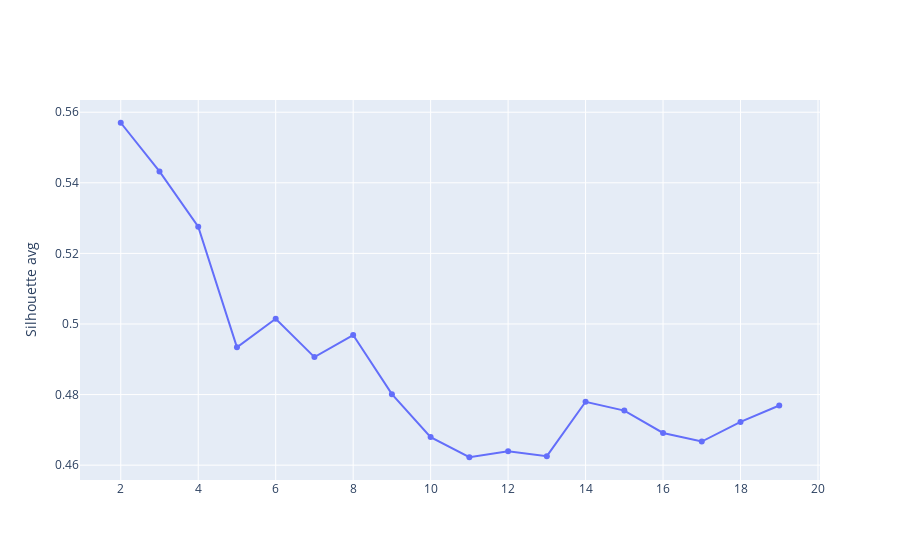

Source (notebook cell):
### Code cell
silhouette(rfm_escalado)

### Figure 1 — Plotly figure (JSON) as saved in the notebook; plotly's stock layout.template omitted (floating-point values rounded to 4 significant figures)
{"data": [{"mode": "lines+markers", "name": "lines+markers", "type": "scatter", "x": [2, 3, 4, 5, 6, 7, 8, 9, 10, 11, 12, 13, 14, 15, 16, 17, 18, 19], "y": [0.557, 0.5432, 0.5275, 0.4934, 0.5015, 0.4906, 0.4969, 0.4801, 0.4679, 0.4622, 0.4639, 0.4626, 0.478, 0.4755, 0.4691, 0.4667, 0.4723, 0.4769]}], "layout": {"yaxis": {"title": {"text": "Silhouette avg"}}}}
